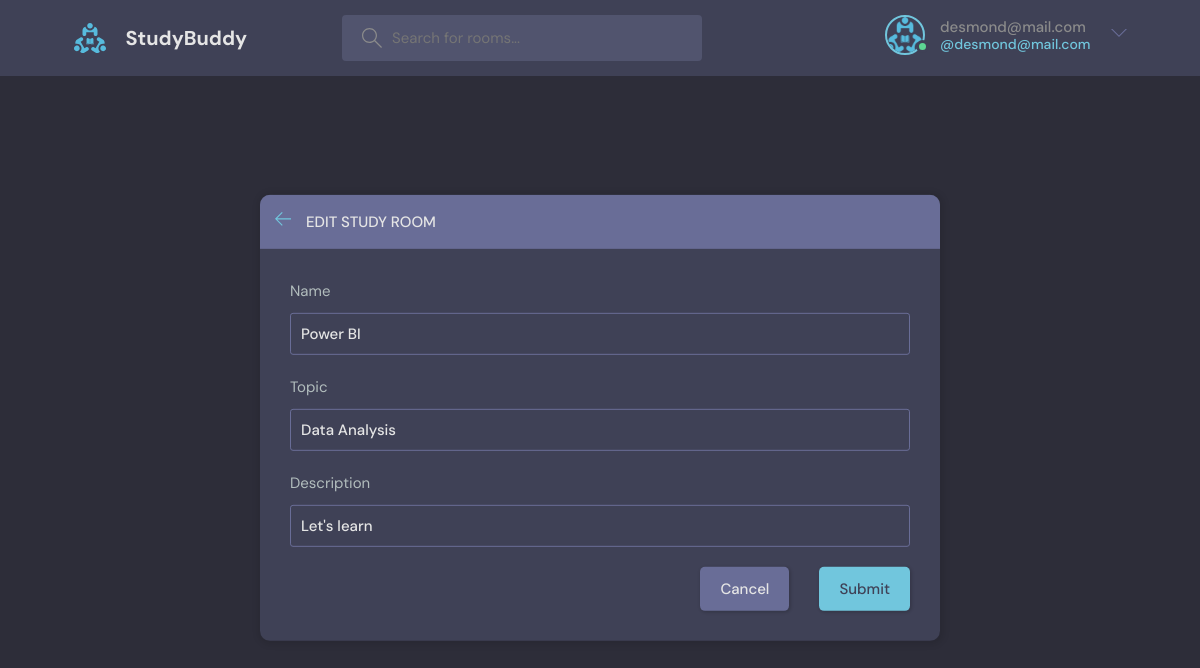
/edit_room/1 (signed in), run on the app's committed database.
### base/models.py (models this page shows, shortened)
class User(AbstractUser):
    name = models.CharField(max_length=200, null=True)
    email = models.EmailField(unique=True)
    bio = models.TextField(null=True)
    avatar = models.ImageField(null=True, default="avatar.svg")
    USERNAME_FIELD = 'email'
    REQUIRED_FIELDS = []

class Room(models.Model):
    host = models.ForeignKey(User, on_delete=models.SET_NULL, null=True)
    topic = models.ForeignKey(Topic, on_delete=models.SET_NULL, null=True)
    participants = models.ManyToManyField(User, related_name='participants', blank=True)
    name = models.CharField(max_length=200)
    description = models.TextField(null=True,blank=True)
    updated = models.DateTimeField(auto_now=True)
    created = models.DateTimeField(auto_now_add=True)
    class Meta:
        ordering = ['-updated', '-created']

class Topic(models.Model):
    name = models.CharField(max_length=200)
    def __str__(self):
        return self.name

### base/views.py (the view, shortened to what this page needs)
# urls.py: path('edit_room/<str:pk>', views.editRoom, name="edit_room"),
def editRoom(request, pk):
    obj='edit'
    room = Room.objects.get(id=pk)
    if request.user != room.host:
        return HttpResponse('You can not do that')
    form = RoomForm(instance=room)
    context = {'form':form, 'obj':obj, 'room':room}
    return render(request, 'base/room_form.html', context)

### base/forms.py
class RoomForm(ModelForm):
    class Meta:
        model = Room
        fields = '__all__'
        exclude = ['host', 'participants']

### base/templates/base/room_form.html (shortened to what this page needs)
{% include 'main.html' %} {% block content %}
<main class="create-room layout">
  <div class="container">
    <div class="layout__box">
      <div class="layout__boxHeader">
        <div class="layout__boxTitle">
          <a href="{{request.META.HTTP_REFERER}}">
            <svg
              version="1.1"
              xmlns="http://www.w3.org/2000/svg"
              width="32"
              height="32"
              viewBox="0 0 32 32"
            >
              <title>arrow-left</title>
              <path
                d="M13.723 2.286l-13.723 13.714 13.719 13.714 1.616-1.611-10.96-10.96h27.625v-2.286h-27.625l10.965-10.965-1.616-1.607z"
              ></path>
            </svg>
          </a>
          {% if obj != Null %}
          <h3>Edit Study Room</h3>
          {% else %}
          <h3>Create Study Room</h3>
          {% endif %}
        </div>
      </div>
      <div class="layout__body">
        {% if obj != Null %}
        <form class="form" method="POST" action="">
          <div class="form__group">
            <label for="room_name">{{form.name.label}}</label>
            <input
              id="room_name"
              name="name"
              type="text"
              value="{{room.name}}"
            />
          </div>
          <div class="form__group">
            <label for="room_topic">{{form.topic.label}}</label>
            <input
              id="room_name"
              name="topic"
              type="text"
              value="{{room.topic}}"
            />
          </div>
          <div class="form__group">
            <label for="room_about">{{form.description.label}}</label>
            <input
              id="room_name"
              name="description"
              type="text"
              value="{{room.description}}"
            />
          </div>
          <div class="form__action">
            <a class="btn btn--dark" href="{{request.META.HTTP_REFERER}}"
              >Cancel</a
            >
            <button class="btn btn--main" type="submit">Submit</button>
          </div>
        </form>
        {% endif %}
      </div>
    </div>
  </div>
</main>
{% endblock content %}

### templates/navbar.html (shortened to what this page needs)
{% load static %}
<header class="header header--loggedIn">
  <div class="container">
    <a href="/" class="header__logo">
      <img src="{% static 'images/logo.svg' %}" />
      <h1>StudyBuddy</h1>
    </a>
    <form method="GET" action="{% url 'home' %}" class="header__search">
      <label>
        <input type="text" name="q" placeholder="Search for rooms..." />
      </label>
    </form>
    <nav class="header__menu">
      {% if request.user.is_authenticated %}
      <div class="header__user">
        <a href="{% url 'profile' request.user.id %}">
          <div class="avatar avatar--medium active">
            {% if request.user.avatar.url != None %}
            <img src="{{request.user.avatar.url}}" />
            {% endif %}
          </div>
          <p>{{request.user}} <span>@{{request.user}}</span></p>
        </a>
        <button class="dropdown-button">
          <svg
            version="1.1"
            xmlns="http://www.w3.org/2000/svg"
            width="32"
            height="32"
            viewBox="0 0 32 32"
          >
            <title>chevron-down</title>
            <path d="M16 21l-13-13h-3l16 16 16-16h-3l-13 13z"></path>
          </svg>
        </button>
      </div>
        {% else %}
        <a href="{% url 'login' %}">
          <img src="{% static 'images/avatar.svg' %}" />
          <p>Login</p>
        </a>
        {% endif %}
    </nav>
  </div>
</header>

### data on the page
User: user.avatar (picture), user "desmond@mail.com"
Room: name "Power BI", topic "Data Analysis", description "Let's learn"
